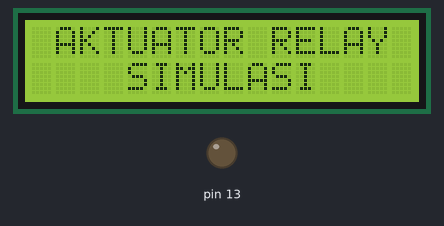
Bench run of a sketch on a simulated Arduino Uno, built with avr-gcc and run on an emulated ATmega328P. Parts: 16×2 character LCD, output pins drawn as LEDs (lit = HIGH).

Above: at 0.1 s.
At 2.2 s:
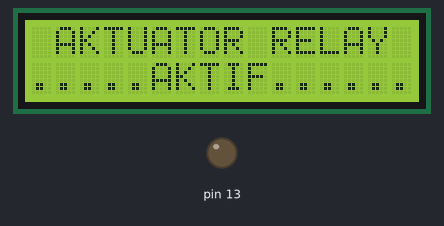
At 5.2 s:
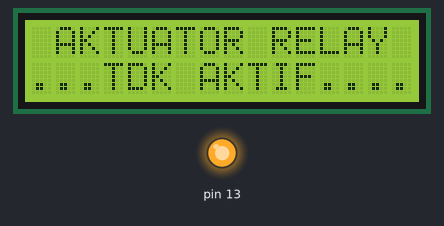
Timing chart, 0 to 40.0 s (numbered marks = the images above):
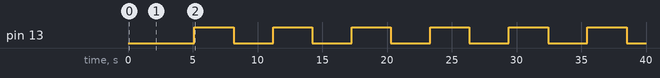

Measured:
- by itself, pin 13: alternates HIGH for 3.0 s and LOW for 3.0 s
- by itself, everything shown: repeats every 6.1 s, in 3 steps
- what the display in image 1 shows lasts 3.1 s, from 2.1 s to 5.2 s

The sketch:

M9-Relay.ino
```cpp
#include <Wire.h>
#include <LiquidCrystal_I2C.h>

LiquidCrystal_I2C lcd(0x27, 16, 2); // Untuk di protheus pakai LCD Address 20 dan 27 untuk di percobaan realtimenya

void setup() {
  pinMode(13, OUTPUT);
  lcd.init();
  lcd.backlight();
  lcd.setCursor(0, 0);
  lcd.print(" AKTUATOR RELAY ");
  lcd.setCursor(0, 1);
  lcd.print("    SIMULASI    ");
  delay(2000);
  lcd.clear();
}

void loop() {
  digitalWrite(13, LOW);
  lcd.setCursor(0, 0);
  lcd.print(" AKTUATOR RELAY ");
  lcd.setCursor(0, 1);
  lcd.print(".....AKTIF......");
  delay(3000);
  lcd.clear();

  digitalWrite(13, HIGH);
  lcd.setCursor(0, 0);
  lcd.print(" AKTUATOR RELAY ");
  lcd.setCursor(0, 1);
  lcd.print("...TDK AKTIF....");
  delay(3000);
  lcd.clear();
}
```
